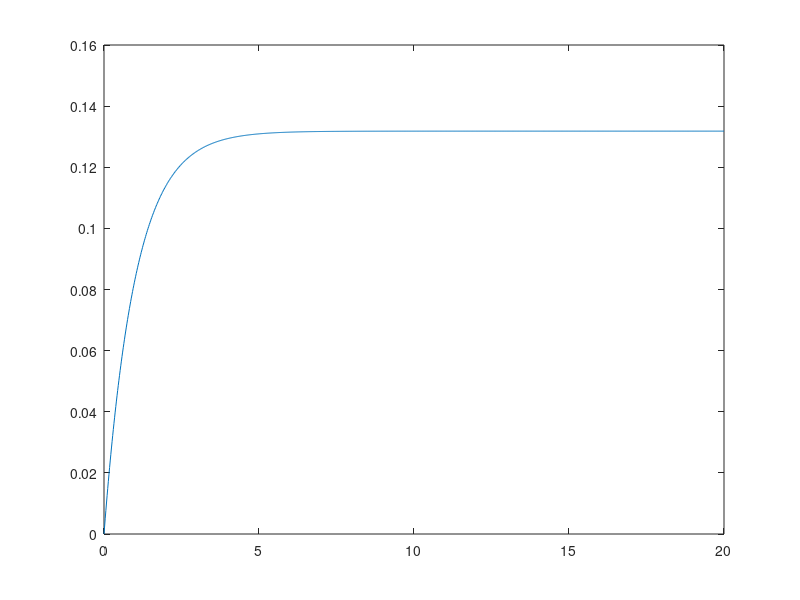

This chart was generated by the following MATLAB code:
% J.Williams
% University of Wisconsin-Madison
% EPD629: Powertrain Systems and Controls
% Assignement 02
% 2022-01-31

% Link to textbook end of chapter problems:
% https://bcs.wiley.com/he-bcs/Books?action=mininav&bcsId=11568&itemId=1119474221&assetId=473646&resourceId=45905&newwindow=true

% Homework assignment (copy/pasted) below:
% % This homework assignment is to create a vehicle longitudinal dynamic model for a truck.  Operation of the truck will be simulated in Simulink.  The free body diagram for the truck is shown below.   
% %  The governing equations for this model are as follows:
% % 	Faero = ½  Cd  A    v2
% % 	Frolling = Cr  m  g
% %  	Fincline = m  g  sin()
% % 	∑ F = m  a
% % 	a = (Ftrac - Faero - Frolling - Fincline) / m
% % 	v =  a dt
% % 	x =  v dt
% % In this model tractive force is the input.  Vehicle speed and position are the outputs.
% % 
% % 1)	Create an initialization script with the following commands (1 points)
% % clear
% % close all
% % clc
% %  
% % % Ambient Conditions
% %  
% % AmbientPress_kPa = 100;
% % AmbientTemp_C = 20;
% %  
% % % Constants
% %  
% % AirGasConstant_kJpkgK = 0.278;
% % CelsiusToKelvinConstant = 273.15;
% % GravitationalAccel_mps2 = 9.8067;
% %  
% % % Road Grade
% %  
% % PitchAngleData_deg = [2 2];
% % PitchAnglePositionBP_m = [0 1e6];
% %  
% % % Vehicle
% %  
% % VehicleMass_kg = 30000;
% % AeroArea_m2 = 10;
% % AeroDragCoef = 0.6;
% % RollingDragCoef = 0.005;
% % 
% % 2)	In Simulink create the following subsystem model for Road Load (2 points)
% % 
% %  
% % 
% % Configure the pitch angle table lookup as shown below.
% %  
% %  
% % 
% % 3)	In Simulink create the following subsystem model for Vehicle Dynamics (2 points)
% % 
% %  
% % 
% % Configure the two Integrator blocks as shown below.
% % 
% %   Vehicle Speed				     Vehicle Position
% %  
% % 
% % 4)	Attach the two subsystems as shown below. (1 point)
% %  
% % Configure the Step bock as shown below.
% % 
% %  
% % 
% % 
% % 5)	Set the Stop Time as 2000 seconds. Run the simulation. Verify that your results are the same as the following using the Scope. (1 point)
% %  
% % 
% % 6)	Complete chapter 1 textbook problem 13a, 13b, and 13c. (3 points)
% % 
% % 7)	Complete chapter 1 textbook problem 14a, 14b, and 14c. (3 points)

% Q1:
close all;
clear; clc;
fprintf("\nQ1\n")

% Ambient Conditions
AmbientPress_kPa = 100; % Ambient air pressure
AmbientTemp_C = 20; % Ambient air temperature
 
% Constants
AirGasConstant_kJpkgK = 0.278; % Gas constant of air
CelsiusToKelvinConstant = 273.15; 
GravitationalAccel_mps2 = 9.8067; % Acceleration due to gravity
 
% Road Grade
PitchAngleData_deg = [2 2]; 
PitchAnglePositionBP_m = [0 1e6];
 
% Vehicle
VehicleMass_kg = 30000; % Vehicle mass
AeroArea_m2 = 10; % Frontal Area of vehicle
AeroDragCoef = 0.6; % Vehicle aerodynamic drag coefficient
RollingDragCoef = 0.005; % Vehicle rolling resistance coefficient

% % Formulas
% F_sum = m*a 
% a = (F_trac - F_aero - F_rolling - F_incline)/m 
% v = integral(a dt)
% F_aero = (1/2)*C_d*A*rho*v.^2 % Aerodynamic drag resistance force
% F_rolling = C_r*m*g % Rolling resistance force
% F_incline = m*g_*sin(theta) % Force to overcome component of gravity on hill









%Q2 (6):
%From textbook:
%1-13:
% % Given the electric network shown in Figure P1.5.
% % [Review]
% % a. Write the differential equation for the network if
% % v(t) = u(t), a unit step.
% % b. Solve the differential equation for the current, i(t), if
% % there is no initial energy in the network.
% % c. Make a plot of your solution if R/L=1.

%Attempt:
% If V_source-V_resistor-V_inductor=0
% V_source = V_resistor + V_inductor
% V_source = i*R + L*(di/dt)
% % % dV/dt = R*(di/dt) + L*(di/dt)^2 %%% Part a
% % % dV/dt = (R+L*(di/dt))*(di/dt)
% L*(di/dt) = V_source - i*R
% di/dt = (V_source - i*R)/L
% di/dt + (R/L)*i = V_source/L
% Linear 1st order diff eq
% Form is dy/dx + P(x)*y = Q(x)
% Rho(x) = e^(int[P(x),x])
% Here, P(x) = (R/L), so then Rho(x) = exp(int[(R/L),t])
% Rho(x) = exp((R/L)*t)
% This is our missing piece
% exp((R/L)*t)*(di/dt + (R/L)*i = V/L)
% exp((R/L)*t)*(di/dt) + (R/L)*exp((R/L)*t)*i = (V/L)*exp((R/L)*t)
% The left side can be reduced to a derivative then
% d/dt[(exp((R/L)*t)*i] = (V/L)*exp((R/L)*t)
% Then integrate with respect to t,
% (exp((R/L)*t)*i = (V/L)*(L/R)*exp((R/L)*t) + C
% i*exp((R/L)*t) = (V/R)*exp((R/L)*t) + C
% i(t) = (V/R) + C*exp(-(R/L)*t)
% Initial Conditions are i(0) = 0
% i(0) = (V/R) + C*exp(0)
% C = -V/R
% Then the particular solution:
% i = (V/R) + (-V/R)*exp(-(R/L)*t)

% Plot a solution
R = 110; % Ohms
V = 14.5; % Volts
Ratio_RL = 1; % R/L
L = R/Ratio_RL; % Henries (Inductance)
t = linspace(0,20,1000) % Time vector
i = (V/R) + (-V/R)*exp(-(R/L).*t)
figure
plot(t, i) % Plot current vs time





%Q3 (7)
% From textbook:
%1-14:
% % Repeat Problem 13 using the network shown in
% % Figure P1.6. Assume R=1Ω, L=0.5H, and 1/LC=16.

% Attempt:
% If V_source - V_resistor - V_inductor - V_capacitor = 0
% q is charge ; i = dq/dt
% V_source = V_resistor + V_inductor + V_capacitor
% V(t) = i*R + L(di/dt) + q/C
% q/C can be expressed as (1/C)*int[i dtau,0,t]
% V(t) = i*R + L(di/dt) + (1/C)*int[i dtau,0,t]
% V(t) = i*(R/L) + (di/dt) + (1/(L*C))*int[i dtau,0,t]
% at time t=0, say V(0) = 0 (Homogenous portion)
% 0 = i*(R/L) + (di/dt) + (1/(L*C))*int[i dtau,0,t]
% 0 = (di/dt) + i*(R/L) + (1/(L*C))*int[i dtau,0,t]
% Differentiate with resepect to t,
% 0 = (d^2i/dt^2) + (R/L)*(di/dt) + (1/(L*C))*i
% The 'auxillary equation' is then: m^2 + (R/L)*m - (!/(L*C))=0
% aux_coefficients = [1, R/L, 1/(L*C)]
aux_coefficients = [1, R/L, 16];
roots(aux_coefficients);
% This is 'Scenario 3', where roots are complex
% General solution for Scenario 3 is:
% y = e^(alpha*x)*(A*cos(beta*x)+B*sin(beta*x))




% Previous work discarded below:
% V(t) = i*R + L(di//dt) + q/C
%%
% V(t) = L(di//dt) + i*R + q/C
% dV(t)/dt = L(d^2i/dt^2) + R*(di/dt) + (1/C)*dq/dt
% dV(t)/dt = L(d^2i/dt^2) + R*(di/dt) + (1/C)*i
% (1/L)*(dV(t)/dt) = d^2i/dt^2 + (R/L)*(di/dt) + (1/(L*C))*i
% Must find natural response and forced response to get total response
% For natural response, say V(t) = 0
% Initial conditions i(o) = 0; di/dt(0) = 0
% Assume i(t) = A*e^(s*t)     IE i(t) = A*exp(s*t)
%%
% Characteristic equation
% s^2 + (R/L)*s + 1/(L*C) = 0
% Roots are:
% s = (-1/2)*(R/L) +/- ((R/(2*L))^2-1/(L*C))^(1/2)
% Recall i(t) = A*exp(s*t)
% 
% Since i = dq/dt, then
% V(t) = (dq/dt)*R + L*(d^2q/dt^2) + q/C
% V(t) = L*(d^2q/dt^2) + (dq/dt)*R + q/C
% V(t)/L = (d^2q/dt^2) + (R/L)*(dq/dt) + (1/(C*L))*q